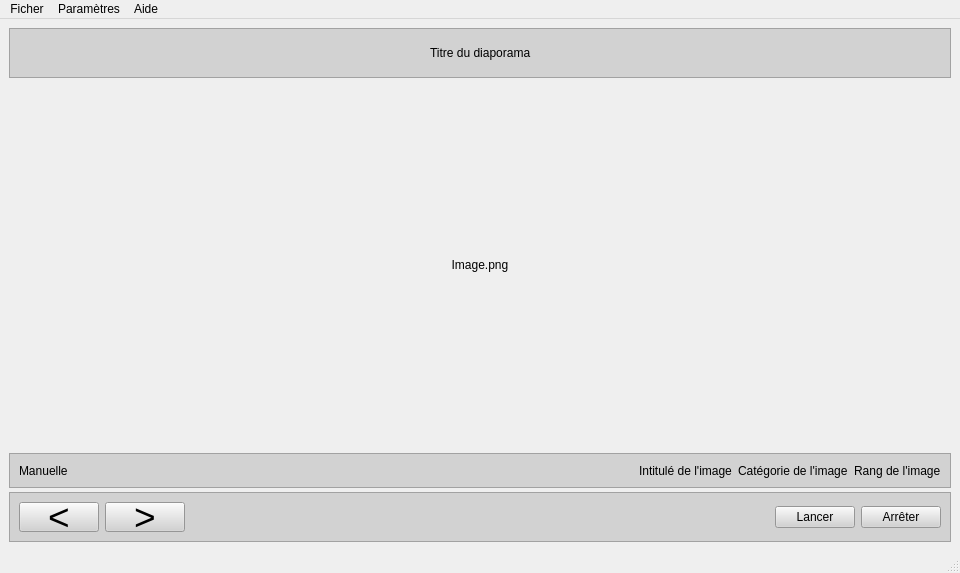
<?xml version="1.0" encoding="UTF-8"?>
<ui version="4.0">
 <class>MainWindow</class>
 <widget class="QMainWindow" name="MainWindow">
  <property name="enabled">
   <bool>true</bool>
  </property>
  <property name="geometry">
   <rect>
    <x>0</x>
    <y>0</y>
    <width>960</width>
    <height>573</height>
   </rect>
  </property>
  <property name="contextMenuPolicy">
   <enum>Qt::NoContextMenu</enum>
  </property>
  <property name="windowTitle">
   <string>MainWindow</string>
  </property>
  <widget class="QWidget" name="centralwidget">
   <layout class="QHBoxLayout" name="horizontalLayout_2">
    <item>
     <layout class="QVBoxLayout" name="verticalLayout" stretch="0,0,0,0">
      <item>
       <widget class="QFrame" name="fTitre">
        <property name="maximumSize">
         <size>
          <width>16777215</width>
          <height>50</height>
         </size>
        </property>
        <property name="styleSheet">
         <string notr="true">background-color: rgb(210, 210, 210);</string>
        </property>
        <property name="frameShape">
         <enum>QFrame::StyledPanel</enum>
        </property>
        <property name="frameShadow">
         <enum>QFrame::Raised</enum>
        </property>
        <layout class="QHBoxLayout" name="horizontalLayout_4">
         <item>
          <spacer name="horizontalSpacer_2">
           <property name="orientation">
            <enum>Qt::Horizontal</enum>
           </property>
           <property name="sizeHint" stdset="0">
            <size>
             <width>40</width>
             <height>20</height>
            </size>
           </property>
          </spacer>
         </item>
         <item>
          <widget class="QLabel" name="lTitre">
           <property name="text">
            <string>Titre du diaporama</string>
           </property>
          </widget>
         </item>
         <item>
          <spacer name="horizontalSpacer_3">
           <property name="orientation">
            <enum>Qt::Horizontal</enum>
           </property>
           <property name="sizeHint" stdset="0">
            <size>
             <width>40</width>
             <height>20</height>
            </size>
           </property>
          </spacer>
         </item>
        </layout>
       </widget>
      </item>
      <item>
       <layout class="QHBoxLayout" name="horizontalLayout_5">
        <item>
         <widget class="QLabel" name="lImage">
          <property name="minimumSize">
           <size>
            <width>300</width>
            <height>0</height>
           </size>
          </property>
          <property name="frameShape">
           <enum>QFrame::NoFrame</enum>
          </property>
          <property name="text">
           <string>Image.png</string>
          </property>
          <property name="alignment">
           <set>Qt::AlignCenter</set>
          </property>
         </widget>
        </item>
       </layout>
      </item>
      <item>
       <widget class="QFrame" name="fInfo">
        <property name="minimumSize">
         <size>
          <width>0</width>
          <height>35</height>
         </size>
        </property>
        <property name="maximumSize">
         <size>
          <width>16777215</width>
          <height>30</height>
         </size>
        </property>
        <property name="styleSheet">
         <string notr="true">background-color: rgb(210, 210, 210);</string>
        </property>
        <property name="frameShape">
         <enum>QFrame::StyledPanel</enum>
        </property>
        <property name="frameShadow">
         <enum>QFrame::Raised</enum>
        </property>
        <layout class="QHBoxLayout" name="horizontalLayout_7" stretch="0,0,0,0,0">
         <item>
          <widget class="QLabel" name="lMode">
           <property name="text">
            <string>Manuelle</string>
           </property>
          </widget>
         </item>
         <item>
          <spacer name="horizontalSpacer_4">
           <property name="orientation">
            <enum>Qt::Horizontal</enum>
           </property>
           <property name="sizeHint" stdset="0">
            <size>
             <width>40</width>
             <height>20</height>
            </size>
           </property>
          </spacer>
         </item>
         <item>
          <widget class="QLabel" name="lIntitule">
           <property name="text">
            <string>Intitulé de l'image</string>
           </property>
          </widget>
         </item>
         <item>
          <widget class="QLabel" name="lCategorie">
           <property name="text">
            <string>Catégorie de l'image</string>
           </property>
          </widget>
         </item>
         <item>
          <widget class="QLabel" name="lRang">
           <property name="text">
            <string>Rang de l'image</string>
           </property>
          </widget>
         </item>
        </layout>
       </widget>
      </item>
      <item>
       <widget class="QFrame" name="fBoutons">
        <property name="maximumSize">
         <size>
          <width>16777215</width>
          <height>50</height>
         </size>
        </property>
        <property name="styleSheet">
         <string notr="true">background-color: rgb(210, 210, 210);</string>
        </property>
        <property name="frameShape">
         <enum>QFrame::StyledPanel</enum>
        </property>
        <property name="frameShadow">
         <enum>QFrame::Raised</enum>
        </property>
        <layout class="QHBoxLayout" name="horizontalLayout_3">
         <item>
          <widget class="QPushButton" name="bPrecedent">
           <property name="font">
            <font>
             <family>Arial</family>
             <pointsize>28</pointsize>
            </font>
           </property>
           <property name="text">
            <string>&lt;</string>
           </property>
          </widget>
         </item>
         <item>
          <widget class="QPushButton" name="bSuivant">
           <property name="font">
            <font>
             <family>Arial</family>
             <pointsize>28</pointsize>
            </font>
           </property>
           <property name="text">
            <string>&gt;</string>
           </property>
          </widget>
         </item>
         <item>
          <spacer name="horizontalSpacer">
           <property name="orientation">
            <enum>Qt::Horizontal</enum>
           </property>
           <property name="sizeHint" stdset="0">
            <size>
             <width>40</width>
             <height>20</height>
            </size>
           </property>
          </spacer>
         </item>
         <item>
          <widget class="QPushButton" name="bLancer">
           <property name="text">
            <string>Lancer</string>
           </property>
          </widget>
         </item>
         <item>
          <widget class="QPushButton" name="bArreter">
           <property name="text">
            <string>Arrêter</string>
           </property>
          </widget>
         </item>
        </layout>
       </widget>
      </item>
     </layout>
    </item>
   </layout>
  </widget>
  <widget class="QMenuBar" name="menubar">
   <property name="geometry">
    <rect>
     <x>0</x>
     <y>0</y>
     <width>960</width>
     <height>22</height>
    </rect>
   </property>
   <widget class="QMenu" name="menue">
    <property name="title">
     <string>Ficher</string>
    </property>
    <addaction name="actionQuitter"/>
   </widget>
   <widget class="QMenu" name="menuf">
    <property name="title">
     <string>Paramètres</string>
    </property>
    <addaction name="actionChargerDiaporama"/>
    <addaction name="actionEnleverDiaporama"/>
    <addaction name="separator"/>
    <addaction name="actionVitesseDeDeplacement"/>
   </widget>
   <widget class="QMenu" name="menuAide">
    <property name="title">
     <string>Aide</string>
    </property>
    <addaction name="actionAProposDe"/>
   </widget>
   <addaction name="menue"/>
   <addaction name="menuf"/>
   <addaction name="menuAide"/>
  </widget>
  <widget class="QStatusBar" name="statusbar"/>
  <action name="actionQuitter">
   <property name="text">
    <string>Quitter</string>
   </property>
   <property name="shortcut">
    <string>Ctrl+Q</string>
   </property>
  </action>
  <action name="actionChargerDiaporama">
   <property name="text">
    <string>Charger diaporama</string>
   </property>
  </action>
  <action name="actionEnleverDiaporama">
   <property name="text">
    <string>Enlever diaporama</string>
   </property>
  </action>
  <action name="actionVitesseDeDeplacement">
   <property name="text">
    <string>Vitesse de défilement</string>
   </property>
  </action>
  <action name="actionAProposDe">
   <property name="text">
    <string>A propos de...</string>
   </property>
   <property name="shortcut">
    <string>Ctrl+A</string>
   </property>
  </action>
 </widget>
 <resources/>
 <connections/>
</ui>
